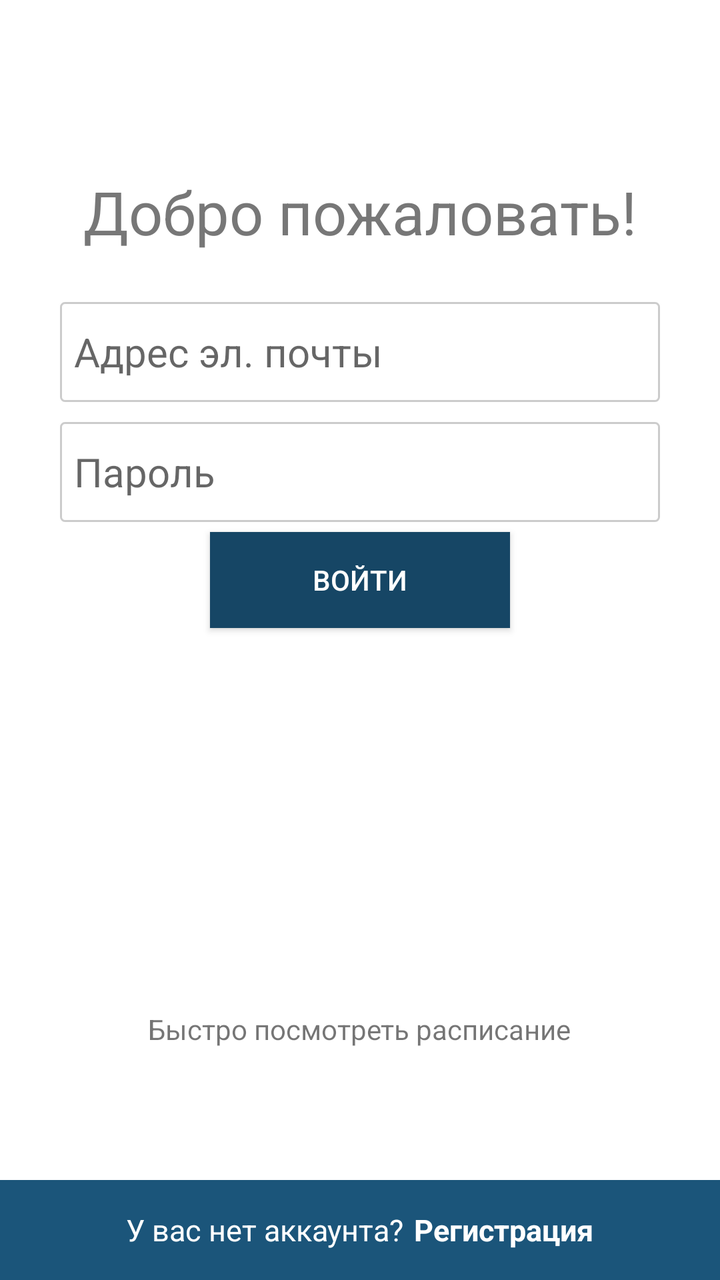
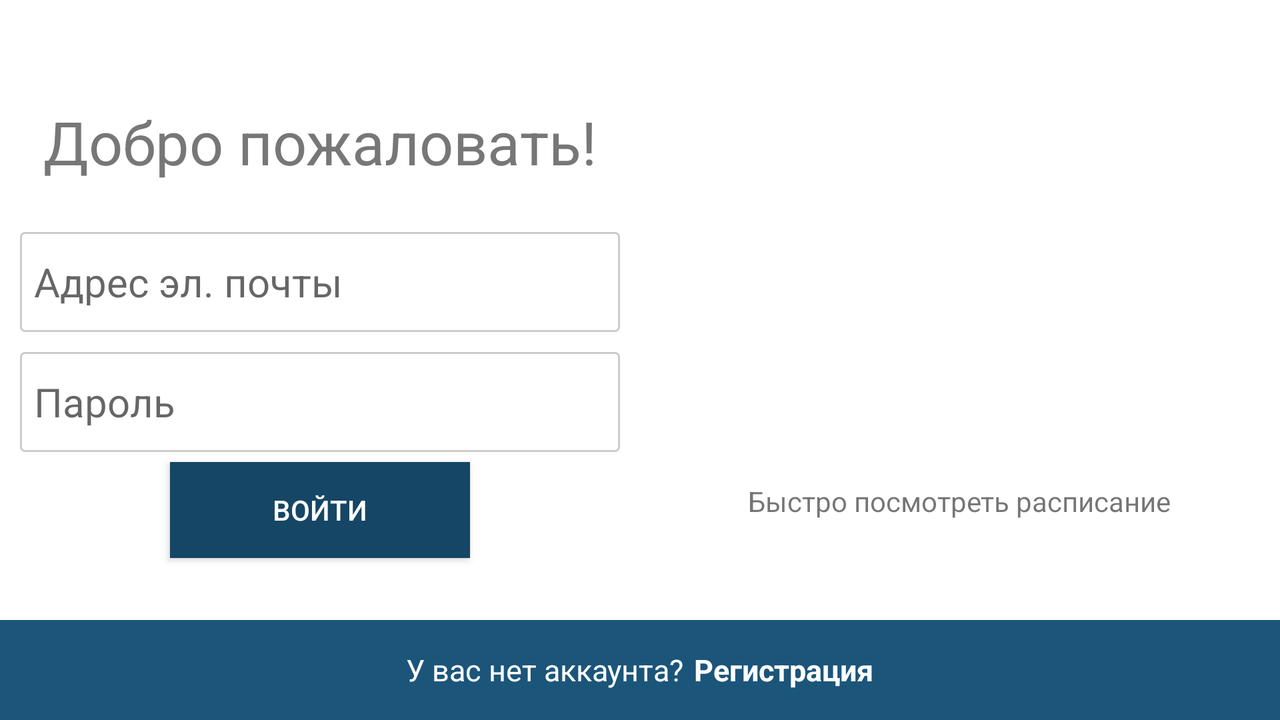

Two renders of one Android screen. The first uses the default layout on a phone; the second uses the alternative layout the repository ships for a different screen configuration, on a matching device. The two XML files are below.
<!-- AndroidManifest.xml: application theme AppTheme -->
<!-- res/layout/activity_welcome.xml -->
<?xml version="1.0" encoding="utf-8"?>

<LinearLayout xmlns:android="http://schemas.android.com/apk/res/android"
    android:layout_width="fill_parent"
    android:layout_height="match_parent"
    android:weightSum="1"
    android:background="#FFF"
    android:orientation="vertical">

    <LinearLayout
        android:orientation="vertical"
        android:layout_width="fill_parent"
        android:layout_height="match_parent"
        android:layout_weight="0.50"
        android:gravity="center">

        <TextView
            android:layout_width="wrap_content"
            android:layout_height="wrap_content"
            android:textAppearance="?android:attr/textAppearanceLarge"
            android:text="Добро пожаловать!"
            android:id="@+id/textView4"
            android:textColor="@color/dark_grey"
            android:textSize="30dp"
            android:layout_margin="20dp" />

        <EditText
            android:layout_width="300dp"
            android:layout_height="50dp"
            android:id="@+id/editText"
            android:hint="Адрес эл. почты"
            android:inputType="textWebEmailAddress"
            android:textSize="20dp"
            android:background="@drawable/rounded_edittext"
            android:layout_margin="5dp" />

        <EditText
            android:layout_width="300dp"
            android:layout_height="50dp"
            android:inputType="textPassword"
            android:ems="10"
            android:id="@+id/editText2"
            android:hint="Пароль"
            android:textSize="20dp"
            android:background="@drawable/rounded_edittext"
            android:layout_margin="5dp" />

        <Button
            android:layout_width="150dp"
            android:layout_height="wrap_content"
            android:text="Войти"
            android:id="@+id/button4"
            android:background="@drawable/button"
            android:textColor="#FFF" />

        <RelativeLayout
            android:layout_width="250dp"
            android:layout_height="210dp">

            <TextView
                android:layout_width="wrap_content"
                android:layout_height="wrap_content"
                android:text="Быстро посмотреть расписание"
                android:id="@+id/textView5"
                android:layout_above="@+id/imageView10"
                android:layout_centerHorizontal="true" />

            <ImageView
                android:layout_width="wrap_content"
                android:layout_height="wrap_content"
                android:id="@+id/imageView10"
                android:background="@drawable/left_q"
                android:layout_above="@+id/imageButton"
                android:layout_alignRight="@+id/imageButton"
                android:layout_alignEnd="@+id/imageButton"
                android:layout_marginRight="42dp"
                android:layout_marginEnd="42dp" />

            <ImageButton
                android:layout_width="wrap_content"
                android:layout_height="wrap_content"
                android:id="@+id/imageButton"
                android:background="@drawable/quick_btnx"
                android:layout_alignParentBottom="true"
                android:layout_alignParentLeft="true"
                android:layout_alignParentStart="true" />
        </RelativeLayout>

    </LinearLayout>

    <LinearLayout
        android:layout_width="fill_parent"
        android:layout_height="100dp"
        android:layout_weight="0.50"
        android:background="@color/main_color"
        android:gravity="center">

        <TextView
            android:layout_width="wrap_content"
            android:layout_height="wrap_content"
            android:text="У вас нет аккаунта?"
            android:id="@+id/textView3"
            android:textSize="15dp"
            android:textColor="@color/white" />

        <TextView
            android:layout_width="wrap_content"
            android:layout_height="wrap_content"
            android:text="Регистрация"
            android:id="@+id/reg_button"
            android:layout_marginLeft="5dp"
            android:textSize="15dp"
            android:textColor="@color/white"
            android:textStyle="bold" />
    </LinearLayout>

</LinearLayout>
<!-- resources referenced by this layout -->
<resources>
  <color name="dark_grey">#777777</color>
  <color name="main_color">#1b557a</color>
  <color name="white">#FFFFFF</color>
  <!-- drawable button (drawable) -->
  <?xml version="1.0" encoding="utf-8"?>
  
  <selector xmlns:android="http://schemas.android.com/apk/res/android">
  <item android:state_selected="true" android:drawable="@color/extra_color"/>
  <item android:state_pressed="true" android:drawable="@color/extra_color"/>
  <item android:state_focused="true" android:drawable="@color/extra_color"/>
  <item android:state_enabled="false" android:drawable="@color/extra_color"/>
  <item android:drawable="@color/top_color"/>
  </selector>
  <!-- drawable quick_btnx (drawable) -->
  <?xml version="1.0" encoding="utf-8"?>
  
  <selector xmlns:android="http://schemas.android.com/apk/res/android">
  <item android:state_selected="true" android:drawable="@drawable/quick_btn_sel"/>
  <item android:state_pressed="true" android:drawable="@drawable/quick_btn_sel"/>
  <item android:state_focused="true" android:drawable="@drawable/quick_btn_sel"/>
  <item android:state_enabled="false" android:drawable="@drawable/quick_btn_sel"/>
  <item android:drawable="@drawable/quick_btn"/>
  </selector>
  <!-- drawable rounded_edittext (drawable) -->
  <?xml version="1.0" encoding="utf-8"?>
  
  <shape xmlns:android="http://schemas.android.com/apk/res/android" >
      <solid android:color="#FFFFFF" />
      <stroke
          android:width="1dip"
          android:color="#CCCCCC" />
      <corners android:radius="2dip" />
      <padding
          android:bottom="7dip"
          android:left="7dip"
          android:right="7dip"
          android:top="7dip" />
  </shape>
  <!-- from res/values-v23/ -->
  <style name="AppTheme" parent="Theme.AppCompat.Light.NoActionBar">
          <item name="colorPrimary">@color/top_color</item>
          <item name="colorPrimaryDark">@color/white</item>
          <item name="android:windowLightStatusBar">true</item>
      </style>
  <color name="extra_color">#20648f</color>
  <color name="top_color">#164665</color>
</resources>
<!-- res/layout-land/activity_welcome.xml (the repository's variant of the layout above) -->
<!-- drawn on the phone turned sideways -->
<?xml version="1.0" encoding="utf-8"?>

<LinearLayout xmlns:android="http://schemas.android.com/apk/res/android"
    android:layout_width="fill_parent"
    android:layout_height="match_parent"
    android:weightSum="1"
    android:background="#FFF"
    android:orientation="vertical">

    <LinearLayout
        android:layout_width="fill_parent"
        android:layout_height="match_parent"
        android:layout_weight="0.50"
        android:gravity="center">

        <LinearLayout
            android:orientation="vertical"
            android:layout_width="match_parent"
            android:layout_height="match_parent"
            android:layout_weight="1"
            android:gravity="center">

            <TextView
                android:layout_width="wrap_content"
                android:layout_height="wrap_content"
                android:textAppearance="?android:attr/textAppearanceLarge"
                android:text="Добро пожаловать!"
                android:id="@+id/textView4"
                android:textColor="@color/dark_grey"
                android:textSize="30dp"
                android:layout_margin="20dp" />

            <EditText
                android:layout_width="300dp"
                android:layout_height="50dp"
                android:id="@+id/editText"
                android:hint="Адрес эл. почты"
                android:inputType="textWebEmailAddress"
                android:textSize="20dp"
                android:background="@drawable/rounded_edittext"
                android:layout_margin="5dp" />

            <EditText
                android:layout_width="300dp"
                android:layout_height="50dp"
                android:inputType="textPassword"
                android:ems="10"
                android:id="@+id/editText2"
                android:hint="Пароль"
                android:textSize="20dp"
                android:background="@drawable/rounded_edittext"
                android:layout_margin="5dp" />

            <Button
                android:layout_width="150dp"
                android:layout_height="wrap_content"
                android:text="Войти"
                android:id="@+id/button4"
                android:background="@drawable/button"
                android:textColor="#FFF" />
        </LinearLayout>

        <LinearLayout
            android:orientation="vertical"
            android:layout_width="match_parent"
            android:layout_height="match_parent"
            android:layout_weight="1"
            android:gravity="center">

            <RelativeLayout
                android:layout_width="250dp"
                android:layout_height="210dp">

                <TextView
                    android:layout_width="wrap_content"
                    android:layout_height="wrap_content"
                    android:text="Быстро посмотреть расписание"
                    android:id="@+id/textView5"
                    android:layout_above="@+id/imageView10"
                    android:layout_centerHorizontal="true" />

                <ImageView
                    android:layout_width="wrap_content"
                    android:layout_height="wrap_content"
                    android:id="@+id/imageView10"
                    android:background="@drawable/left_q"
                    android:layout_above="@+id/imageButton"
                    android:layout_alignRight="@+id/imageButton"
                    android:layout_alignEnd="@+id/imageButton"
                    android:layout_marginRight="42dp"
                    android:layout_marginEnd="42dp" />

                <ImageButton
                    android:layout_width="wrap_content"
                    android:layout_height="wrap_content"
                    android:id="@+id/imageButton"
                    android:background="@drawable/quick_btnx"
                    android:layout_alignParentBottom="true"
                    android:layout_alignParentLeft="true"
                    android:layout_alignParentStart="true" />
            </RelativeLayout>
        </LinearLayout>

    </LinearLayout>

    <LinearLayout
        android:layout_width="fill_parent"
        android:layout_height="100dp"
        android:layout_weight="0.50"
        android:background="@color/main_color"
        android:gravity="center">

        <TextView
            android:layout_width="wrap_content"
            android:layout_height="wrap_content"
            android:text="У вас нет аккаунта?"
            android:id="@+id/textView3"
            android:textSize="15dp"
            android:textColor="@color/white" />

        <TextView
            android:layout_width="wrap_content"
            android:layout_height="wrap_content"
            android:text="Регистрация"
            android:id="@+id/reg_button"
            android:layout_marginLeft="5dp"
            android:textSize="15dp"
            android:textColor="@color/white"
            android:textStyle="bold" />
    </LinearLayout>

</LinearLayout>
